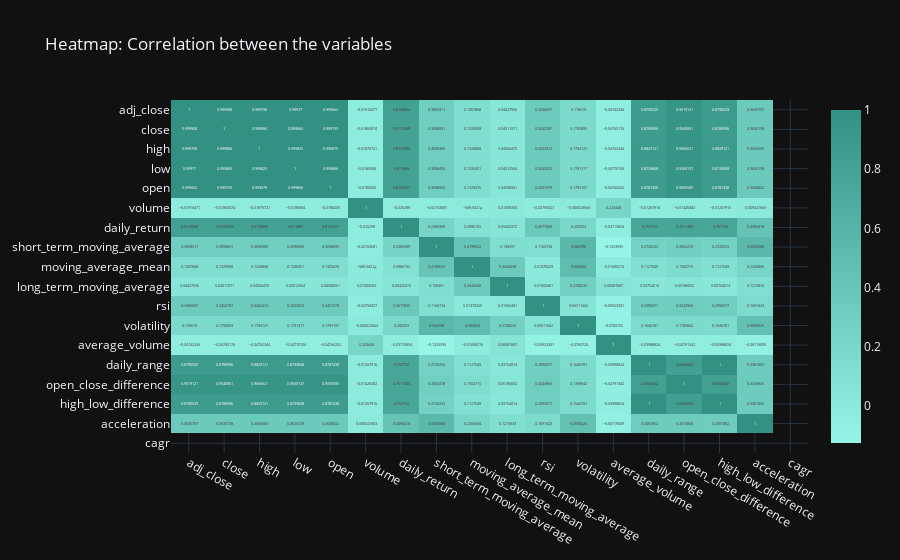

Source (notebook cell):
### Markdown cell above
#### Correlation

### Code cell
for col in df_stocks_book_numeric_cols.columns:

    df_stocks_book_numeric_cols[col] = pd.to_numeric(df_stocks_book_numeric_cols[col], errors='coerce')

stocks_book_corr = df_stocks_book_numeric_cols.corr()

n_cols = len(df_stocks_book_numeric_cols.columns)
color_scale = [[0, 'rgb(150, 245, 231)'], [0.5, 'rgb(100, 195, 181)'], [1, 'rgb(50, 145, 131)']]

fig = px.imshow(stocks_book_corr, text_auto=True, aspect="auto", template="plotly_dark", title="Heatmap: Correlation between the variables", color_continuous_scale=color_scale)
fig.show()

### Figure 1 — Plotly figure (JSON) as saved in the notebook; plotly's stock layout.template omitted (floating-point values rounded to 4 significant figures; data arrays with more than 128 entries replaced by an {"elided": "..."} marker saying what was removed)
{"data": [{"coloraxis": "coloraxis", "hovertemplate": "x: %{x}<br>y: %{y}<br>color: %{z}<extra></extra>", "name": "0", "texttemplate": "%{z}", "type": "heatmap", "x": ["adj_close", "close", "high", "low", "open", "volume", "daily_return", "short_term_moving_average", "moving_average_mean", "long_term_moving_average", "rsi", "volatility", "average_volume", "daily_range", "open_close_difference", "high_low_difference", "acceleration", "cagr"], "xaxis": "x", "y": ["adj_close", "close", "high", "low", "open", "volume", "daily_return", "short_term_moving_average", "moving_average_mean", "long_term_moving_average", "rsi", "volatility", "average_volume", "daily_range", "open_close_difference", "high_low_difference", "acceleration", "cagr"], "yaxis": "y", "z": {"elided": "18x18 float values"}}], "layout": {"coloraxis": {"colorscale": [[0, "rgb(150, 245, 231)"], [0.5, "rgb(100, 195, 181)"], [1, "rgb(50, 145, 131)"]]}, "title": {"text": "Heatmap: Correlation between the variables"}, "xaxis": {"anchor": "y", "domain": [0, 1]}, "yaxis": {"anchor": "x", "autorange": "reversed", "domain": [0, 1]}}}
